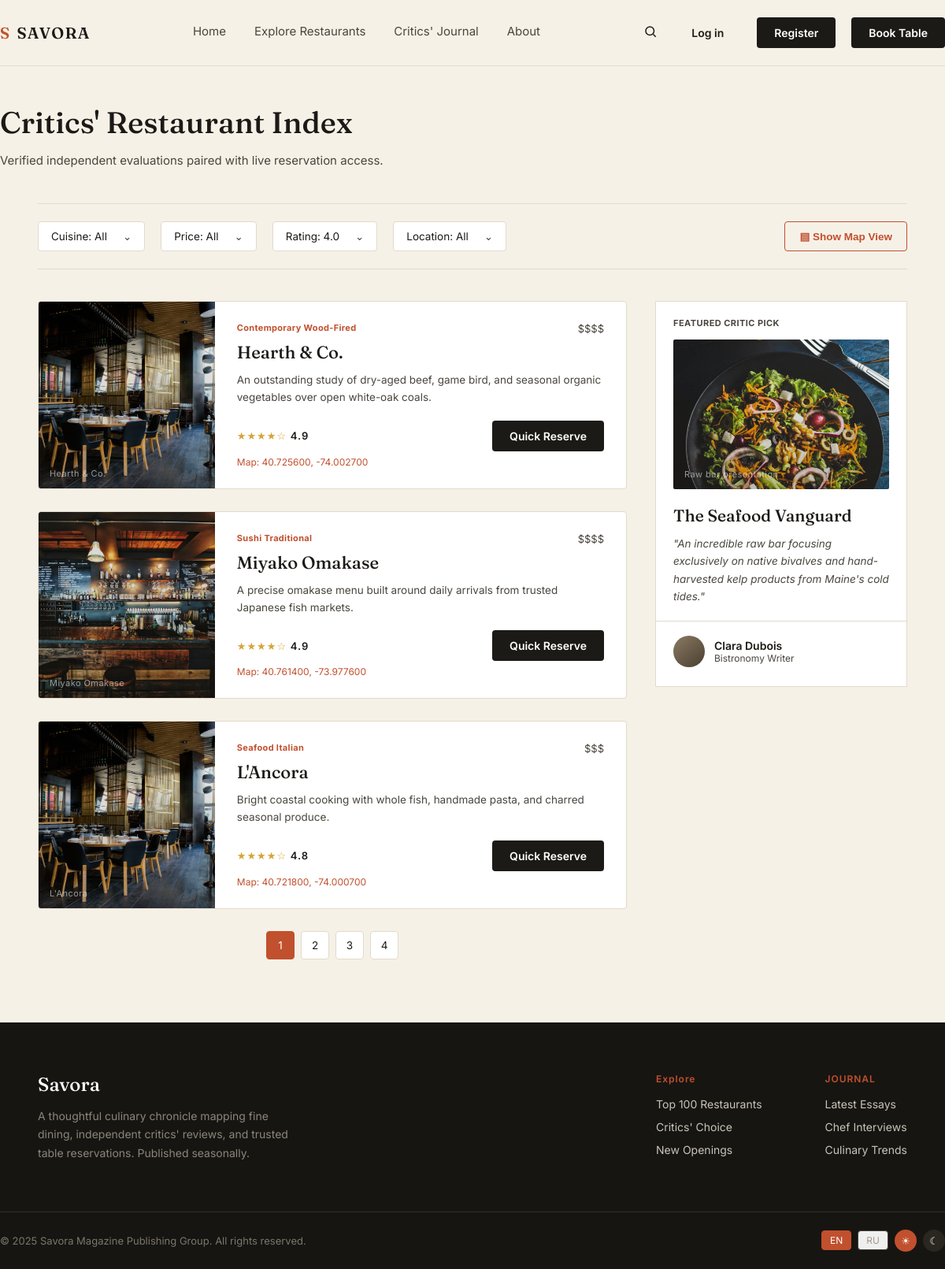
The page /restaurants/?rating=4.0 on the database its author committed.
### my_one_app/models.py (models this page shows, shortened)
class Restaurant(models.Model):
	name = models.CharField(max_length=120)
	slug = models.SlugField(unique=True)
	cuisine = models.CharField(max_length=80)
	location = models.CharField(max_length=80)
	price = models.CharField(max_length=5)
	description = models.TextField()
	image_class = models.CharField(max_length=30, default='food1')
	image = models.ImageField(upload_to='restaurants/', blank=True)
	rating = models.DecimalField(max_digits=2, decimal_places=1, default=0)
	latitude = models.DecimalField(max_digits=9, decimal_places=6, default=40.7128)
	longitude = models.DecimalField(max_digits=9, decimal_places=6, default=-74.0060)
	class Meta:
		ordering = ['-rating', 'name']
	def get_absolute_url(self):
		return reverse('restaurant_detail', kwargs={'slug': self.slug})

### my_one_app/views.py (the view)
# urls.py: path('restaurants/', views.restaurants, name='restaurants'),
def restaurants(request):
	query = request.GET.get('q', '').strip()
	cuisine = request.GET.get('cuisine', '').strip()
	price = request.GET.get('price', '').strip()
	location = request.GET.get('location', '').strip()
	rating = request.GET.get('rating', '').strip()
	queryset = Restaurant.objects.all()
	if query:
		queryset = queryset.filter(Q(name__icontains=query) | Q(cuisine__icontains=query) | Q(location__icontains=query))
	if cuisine:
		queryset = queryset.filter(cuisine__icontains=cuisine)
	if price:
		queryset = queryset.filter(price=price)
	if location:
		queryset = queryset.filter(location__iexact=location)
	if rating:
		try:
			queryset = queryset.filter(rating__gte=float(rating))
		except ValueError:
			rating = ''
	paginator = Paginator(queryset, 3)
	page_obj = paginator.get_page(request.GET.get('page'))
	query_params = request.GET.copy()
	query_params.pop('page', None)
	return render(request, 'restaurants.html', {
		'page_obj': page_obj,
		'filters': {'q': query, 'cuisine': cuisine, 'price': price, 'location': location, 'rating': rating},
		'query_string': query_params.urlencode(),
	})

### my_one_app/templates/restaurants.html (shortened to what this page needs)
{% extends 'base.html' %}
{% block content %}
  <div class="wrap index-head">
    <h1>Critics' Restaurant Index</h1>
    <p>Verified independent evaluations paired with live reservation access.</p>
  </div>
  <div class="wrap">
    <div class="filter-bar">
      <details class="filter-menu"><summary class="filter-pill">Cuisine: {{ filters.cuisine|default:'All' }}</summary></details>
      <details class="filter-menu"><summary class="filter-pill">Price: {{ filters.price|default:'All' }}</summary></details>
      <details class="filter-menu"><summary class="filter-pill">Rating: {{ filters.rating|default:'All' }}</summary></details>
      <details class="filter-menu"><summary class="filter-pill">Location: {{ filters.location|default:'All' }}</summary></details>
      <button class="map-btn" type="button" data-map-toggle>▤ Show Map View</button>
    </div>
    <div class="index-grid">
      <div>
        {% for restaurant in page_obj %}
          <div class="listing-card">
            <div class="ph {{ restaurant.image_class }} restaurant-photo" data-label="{{ restaurant.name }}">{% if restaurant.image %}<img src="{{ restaurant.image.url }}" alt="{{ restaurant.name }}">{% endif %}</div>
            <div class="body">
              <div class="listing-top"><span class="cat">{{ restaurant.cuisine }}</span><span class="price">{{ restaurant.price }}</span></div>
              <h3><a href="{{ restaurant.get_absolute_url }}">{{ restaurant.name }}</a></h3>
              <div class="desc">{{ restaurant.description }}</div>
              <div class="listing-foot"><span class="stars">★★★★☆ <span style="color:var(--ink);font-weight:600;">{{ restaurant.rating }}</span></span><a class="btn btn-dark" data-i18n="quickReserve" href="{{ restaurant.get_absolute_url }}">Quick Reserve</a></div>
              <a class="card-map-link" href="https://www.openstreetmap.org/?mlat={{ restaurant.latitude }}&amp;mlon={{ restaurant.longitude }}#map=16/{{ restaurant.latitude }}/{{ restaurant.longitude }}" target="_blank" rel="noopener">Map: {{ restaurant.latitude }}, {{ restaurant.longitude }}</a>
            </div>
          </div>
        {% endfor %}
        <div class="pagination">
          {% for page_number in page_obj.paginator.page_range %}
            <a class="page-num{% if page_number == page_obj.number %} active{% endif %}" href="?{% if query_string %}{{ query_string }}&amp;{% endif %}page={{ page_number }}"{% if page_number == page_obj.number %} aria-current="page"{% endif %}>{{ page_number }}</a>
          {% endfor %}
        </div>
      </div>
      <div>
        <div class="featured-card">
          <div class="label">FEATURED CRITIC PICK</div>
          <div class="ph food3" data-label="Raw bar presentation"></div>
          <h3>The Seafood Vanguard</h3>
          <div class="quote">"An incredible raw bar focusing exclusively on native bivalves and hand-harvested kelp products from Maine's cold tides."</div>
          <div class="who"><div class="avatar"></div><div><div class="name">Clara Dubois</div><div class="role">Bistronomy Writer</div></div></div>
        </div>
      </div>
    </div>
  </div>
  <div style="height:80px;"></div>
{% endblock %}

### rows shown on the page
Restaurant: cuisine "Contemporary Wood-Fired", price "$$$$", name "Hearth & Co.", description "An outstanding study of dry-aged beef, game bird, and seasonal organic vegetables over open white-oak coals.", rating "4.9", latitude "40.725600", longitude "-74.002700"
Restaurant: shows a picture, cuisine "Sushi Traditional", price "$$$$", name "Miyako Omakase", description "A precise omakase menu built around daily arrivals from trusted Japanese fish markets.", rating "4.9", latitude "40.761400", longitude "-73.977600"
Restaurant: cuisine "Seafood Italian", price "$$$", name "L'Ancora", description "Bright coastal cooking with whole fish, handmade pasta, and charred seasonal produce.", rating "4.8", latitude "40.721800", longitude "-74.000700"

### other values the page prints
{{ filters.cuisine|default:'All' }} "All"
{{ filters.price|default:'All' }} "All"
{{ filters.rating|default:'All' }} "4.0"
{{ filters.location|default:'All' }} "All"
{{ page_number }} "1" "2" "3" "4"
